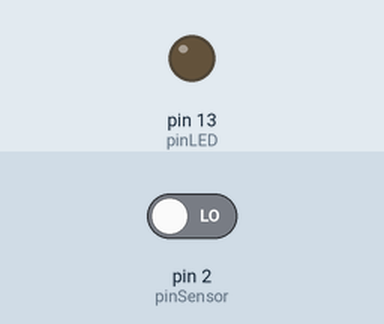
A sketch run on a simulated Arduino Uno, built with avr-gcc and run on an emulated ATmega328P. Shown: output pins drawn as LEDs (lit = HIGH). Inputs (shaded band) come from the test bench; at power-on: pin 2 (pinSensor) LOW.

Above: at 1.2 s.
1.3 s: pin 2 (pinSensor) driven HIGH
At 2.1 s:
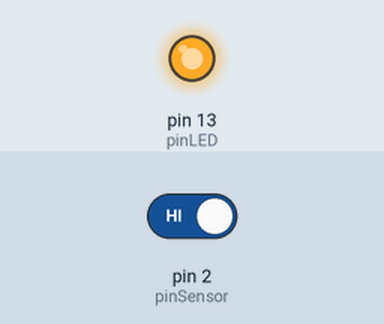
2.8 s: pin 2 (pinSensor) driven LOW
At 3.6 s:
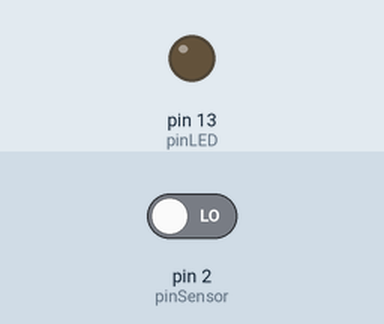
Timing chart, 0 to 5.8 s (numbered marks = the images above; inputs shaded):
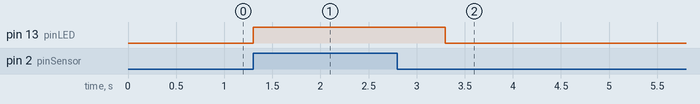

Measured:
- after the input at 1.3 s, pin 13 (pinLED): LOW → HIGH at once
- after the input at 2.8 s, pin 13 (pinLED): HIGH → LOW after 0.50 s

The sketch:

main.ino
```cpp
const int pinSensor = 2;
const int pinLED = 13;

void setup() {
  pinMode(pinSensor, INPUT);
  pinMode(pinLED, OUTPUT);
}

void loop() {
  int estadoSensor = digitalRead(pinSensor);

  if (estadoSensor == HIGH) {
    digitalWrite(pinLED, HIGH);
    delay(1000);
  } else {
    digitalWrite(pinLED, LOW);
  }
}
```
